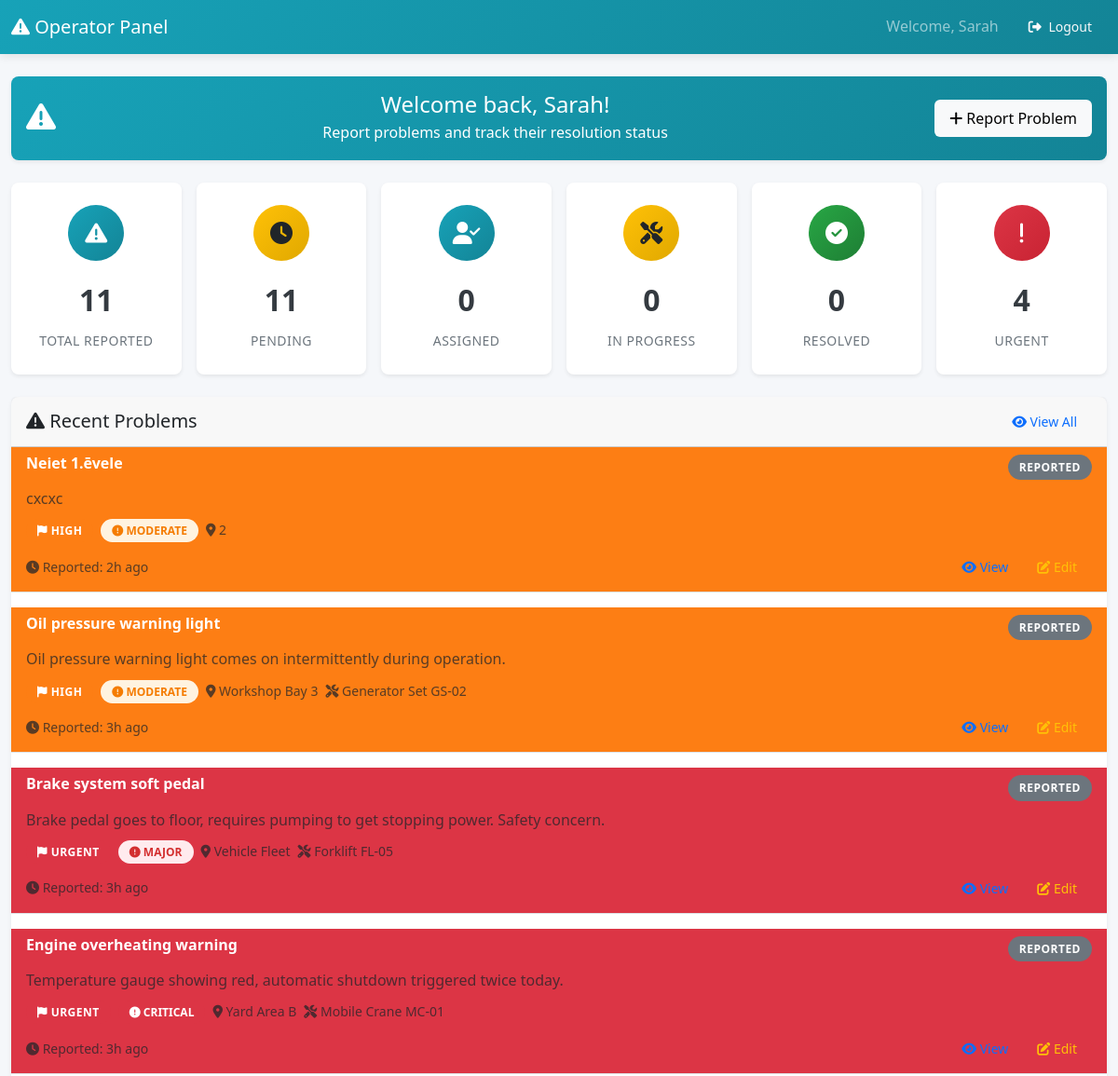
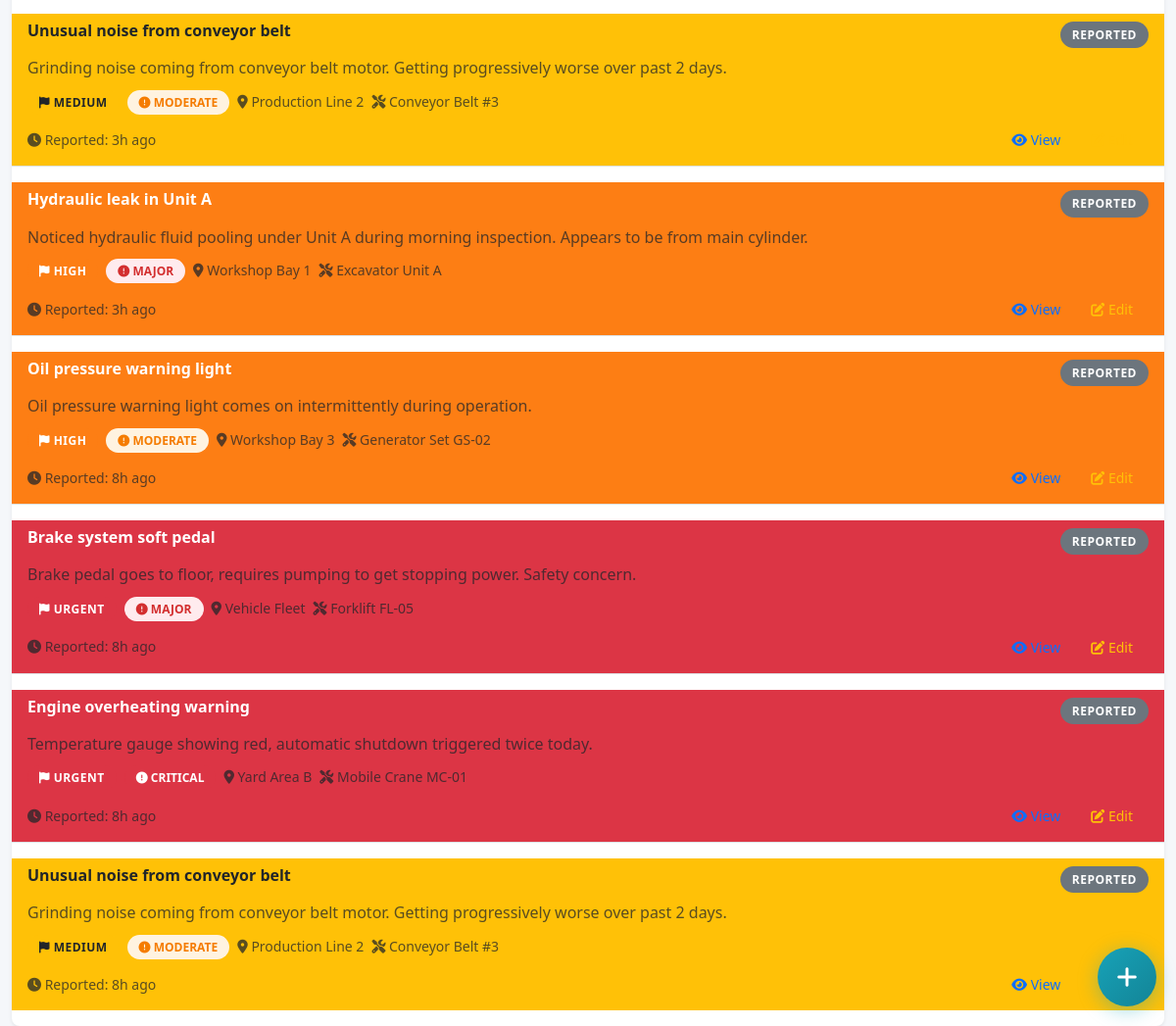
Page /operator/dashboard.php (signed in) on the committed database (2 pictures, top to bottom).
### tables this page shows
CREATE TABLE `users` (
  `id` int(11) NOT NULL AUTO_INCREMENT,
  `username` varchar(50) NOT NULL,
  `email` varchar(100) NOT NULL,
  `password` varchar(255) NOT NULL,
  `first_name` varchar(50) NOT NULL,
  `last_name` varchar(50) NOT NULL,
  `role` enum('admin','manager','mechanic','operator') NOT NULL DEFAULT 'mechanic',
  `phone` varchar(20) DEFAULT NULL,
  `department` varchar(100) DEFAULT NULL,
  `is_active` tinyint(1) NOT NULL DEFAULT 1,
  `last_login` timestamp NULL DEFAULT NULL,
  `created_at` timestamp NOT NULL DEFAULT current_timestamp(),
  `updated_at` timestamp NOT NULL DEFAULT current_timestamp() ON UPDATE current_timestamp(),
  `profile_image` varchar(255) DEFAULT NULL,
  `preferences` longtext DEFAULT NULL CHECK (json_valid(`preferences`)),
  PRIMARY KEY (`id`),
  UNIQUE KEY `username` (`username`),
  UNIQUE KEY `email` (`email`),
  KEY `idx_role` (`role`),
  KEY `idx_email` (`email`),
  KEY `idx_active` (`is_active`)
);

CREATE TABLE `problems` (
  `id` int(11) NOT NULL AUTO_INCREMENT,
  `title` varchar(200) NOT NULL,
  `description` text DEFAULT NULL,
  `priority` enum('low','medium','high','urgent') NOT NULL DEFAULT 'medium',
  `status` enum('reported','assigned','in_progress','resolved','closed') NOT NULL DEFAULT 'reported',
  `category` varchar(100) DEFAULT NULL,
  `location` varchar(200) DEFAULT NULL,
  `equipment` varchar(200) DEFAULT NULL,
  `reported_by` int(11) NOT NULL,
  `assigned_to` int(11) DEFAULT NULL,
  `assigned_by` int(11) DEFAULT NULL,
  `task_id` int(11) DEFAULT NULL,
  `severity` enum('minor','moderate','major','critical') NOT NULL DEFAULT 'moderate',
  `impact` enum('low','medium','high','critical') NOT NULL DEFAULT 'medium',
  `urgency` enum('low','medium','high','urgent') NOT NULL DEFAULT 'medium',
  `attachments` longtext DEFAULT NULL CHECK (json_valid(`attachments`)),
  `estimated_resolution_time` int(11) DEFAULT NULL COMMENT 'in hours',
  `actual_resolution_time` int(11) DEFAULT NULL COMMENT 'in hours',
  `resolution_notes` text DEFAULT NULL,
  `created_at` timestamp NOT NULL DEFAULT current_timestamp(),
  `updated_at` timestamp NOT NULL DEFAULT current_timestamp() ON UPDATE current_timestamp(),
  `resolved_at` timestamp NULL DEFAULT NULL,
  `sla_deadline` timestamp NULL DEFAULT NULL,
  `estimated_completion` timestamp NULL DEFAULT NULL,
  `actual_completion` timestamp NULL DEFAULT NULL,
  PRIMARY KEY (`id`),
  KEY `assigned_by` (`assigned_by`),
  KEY `task_id` (`task_id`),
  KEY `idx_status` (`status`),
  KEY `idx_priority` (`priority`),
  KEY `idx_reported_by` (`reported_by`),
  KEY `idx_assigned_to` (`assigned_to`),
  KEY `idx_created_at` (`created_at`),
  KEY `idx_status_priority` (`status`,`priority`),
  KEY `idx_problems_status_priority` (`status`,`priority`),
  KEY `idx_problems_reported_by_status` (`reported_by`,`status`),
  KEY `idx_problems_assigned_to_status` (`assigned_to`,`status`),
  CONSTRAINT `problems_ibfk_1` FOREIGN KEY (`reported_by`) REFERENCES `users` (`id`) ON DELETE CASCADE,
  CONSTRAINT `problems_ibfk_2` FOREIGN KEY (`assigned_to`) REFERENCES `users` (`id`) ON DELETE SET NULL,
  CONSTRAINT `problems_ibfk_3` FOREIGN KEY (`assigned_by`) REFERENCES `users` (`id`) ON DELETE SET NULL,
  CONSTRAINT `problems_ibfk_4` FOREIGN KEY (`task_id`) REFERENCES `tasks` (`id`) ON DELETE SET NULL
);

### operator/dashboard.php (the view, shortened to what the rows shown need)
<?php
require_once '../config/config.php';
$db = Database::getInstance();
$user_id = $_SESSION['user_id'];
$is_mobile = isMobile();
$user = $db->fetch("SELECT * FROM users WHERE id = ?", [$user_id]);
$recent_problems = $db->fetchAll(
    "SELECT p.*,
            ua.first_name as assigned_to_name, ua.last_name as assigned_to_lastname,
            t.id as task_id, t.status as task_status
     FROM problems p
     LEFT JOIN users ua ON p.assigned_to = ua.id
     LEFT JOIN tasks t ON p.task_id = t.id
     WHERE p.reported_by = ?
     ORDER BY p.created_at DESC
     LIMIT 10",
    [$user_id]
);
?>
<!DOCTYPE html>
<html lang="en">
<head>
    <link href="https://cdnjs.cloudflare.com/ajax/libs/bootstrap/5.3.0/css/bootstrap.min.css" rel="stylesheet">
    <link href="https://cdnjs.cloudflare.com/ajax/libs/font-awesome/6.4.0/css/all.min.css" rel="stylesheet">
    <link href="../css/style.css" rel="stylesheet">
</head>
<body class="<?php echo $is_mobile ? 'mobile-device' : ''; ?>">
    <nav class="navbar navbar-dark">
        <div class="container-fluid">
            <div class="d-flex align-items-center">
                <span class="navbar-text me-3 d-none d-md-inline">
                    Welcome, <?php echo htmlspecialchars($user['first_name']); ?>
                </span>
                <a href="../logout.php" class="btn btn-outline-light btn-sm">
                    <i class="fas fa-sign-out-alt"></i>
                    <span class="d-none d-md-inline ms-1">Logout</span>
                </a>
            </div>
        </div>
    </nav>
    <div class="container-fluid mt-4 <?php echo $is_mobile ? 'mobile-padding' : ''; ?>">
        <div class="row mb-4">
            <div class="col-12">
                <div class="card welcome-card">
                    <div class="card-body text-center">
                        <div class="row align-items-center">
                            <div class="col">
                                <h4 class="mb-1">
                                    Welcome back, <?php echo htmlspecialchars($user['first_name']); ?>!
                                </h4>
                                <p class="mb-0 opacity-90">
                                    Report problems and track their resolution status
                                </p>
                            </div>
                        </div>
                    </div>
                </div>
            </div>
        </div>
        <div class="row">
            <div class="col-12">
                <div class="card">
                    <div class="card-body p-0">
                        <?php if (empty($recent_problems)): ?>
                        <div class="empty-state">
                            <div class="empty-state-icon">
                                <i class="fas fa-exclamation-triangle"></i>
                            </div>
                            <h5>No Problems Reported Yet</h5>
                            <p>You haven't reported any problems yet.<br>Use the button below to report your first problem.</p>
                            <button class="btn btn-operator" onclick="showReportProblemModal()">
                                <i class="fas fa-plus"></i> Report First Problem
                            </button>
                        </div>
                        <?php else: ?>
                        <div class="list-group list-group-flush">
                            <?php foreach ($recent_problems as $problem): ?>
                            <div class="list-group-item problem-card priority-<?php echo $problem['priority']; ?>" id="problem-<?php echo $problem['id']; ?>">
                                <div class="d-flex justify-content-between align-items-start mb-2">
                                    <h6 class="mb-1 fw-bold">
                                        <?php echo htmlspecialchars($problem['title']); ?>
                                    </h6>
                                    <span class="status-badge status-<?php echo $problem['status']; ?>">
                                        <?php echo ucfirst(str_replace('_', ' ', $problem['status'])); ?>
                                    </span>
                                </div>
                                <?php if ($problem['description']): ?>
                                <p class="mb-2 text-muted">
                                    <?php echo htmlspecialchars(substr($problem['description'], 0, 120)); ?>
                                </p>
                                <?php endif; ?>
                                <div class="row g-2 mb-2">
                                    <div class="col-auto">
                                        <span class="priority-badge priority-<?php echo $problem['priority']; ?>">
                                            <i class="fas fa-flag"></i> <?php echo ucfirst($problem['priority']); ?>
                                        </span>
                                    </div>
                                    <div class="col-auto">
                                        <span class="severity-badge severity-<?php echo $problem['severity']; ?>">
                                            <i class="fas fa-exclamation-circle"></i> <?php echo ucfirst($problem['severity']); ?>
                                        </span>
                                    </div>
                                    <?php if ($problem['location']): ?>
                                    <div class="col-auto">
                                        <small class="text-muted">
                                            <i class="fas fa-map-marker-alt"></i>
                                            <?php echo htmlspecialchars($problem['location']); ?>
                                        </small>
                                    </div>
                                    <?php endif; ?>
                                    <?php if ($problem['equipment']): ?>
                                    <div class="col-auto">
                                        <small class="text-muted">
                                            <i class="fas fa-tools"></i>
                                            <?php echo htmlspecialchars($problem['equipment']); ?>
                                        </small>
                                    </div>
                                    <?php endif; ?>
                                </div>
                                <div class="d-flex justify-content-between align-items-center">
                                    <div class="text-muted">
                                        <small>
                                            <i class="fas fa-clock"></i>
                                            Reported: <?php echo timeAgo($problem['created_at']); ?>
                                        </small>
                                    </div>
                                    <div class="btn-group btn-group-sm">
                                        <a href="problems.php?problem_id=<?php echo $problem['id']; ?>" class="btn btn-outline-primary">
                                            <i class="fas fa-eye"></i> View
                                        </a>
                                        <?php if ($problem['status'] === 'reported'): ?>
                                        <button class="btn btn-outline-warning" onclick="editProblem(<?php echo $problem['id']; ?>)">
                                            <i class="fas fa-edit"></i> Edit
                                        </button>
                                        <?php endif; ?>
                                    </div>
                                </div>
                            </div>
                            <?php endforeach; ?>
                        </div>
                        <?php endif; ?>
                    </div>
                </div>
            </div>
        </div>
    </div>
</body>
</html>

### rows in the picture
users: first_name "Sarah"
problems: title "Neiet 1.ēvele", status "REPORTED", description "cxcxc", priority "HIGH", severity "MODERATE", location "2", created_at "2h ago"
problems: title "Oil pressure warning light", status "REPORTED", description "Oil pressure warning light comes on intermittently during operation.", priority "HIGH", severity "MODERATE", location "Workshop Bay 3", equipment "Generator Set GS-02", created_at "3h ago"
problems: title "Brake system soft pedal", status "REPORTED", description "Brake pedal goes to floor, requires pumping to get stopping power. Safety concern.", priority "URGENT", severity "MAJOR", location "Vehicle Fleet", equipment "Forklift FL-05", created_at "3h ago"
problems: title "Engine overheating warning", status "REPORTED", description "Temperature gauge showing red, automatic shutdown triggered twice today.", priority "URGENT", severity "CRITICAL", location "Yard Area B", equipment "Mobile Crane MC-01", created_at "3h ago"
problems: title "Unusual noise from conveyor belt", status "REPORTED", description "Grinding noise coming from conveyor belt motor. Getting progressively worse over past 2 days.", priority "MEDIUM", severity "MODERATE", location "Production Line 2", equipment "Conveyor Belt #3", created_at "3h ago"
problems: title "Hydraulic leak in Unit A", status "REPORTED", description "Noticed hydraulic fluid pooling under Unit A during morning inspection. Appears to be from main cylinder.", priority "HIGH", severity "MAJOR", location "Workshop Bay 1", equipment "Excavator Unit A", created_at "3h ago"
problems: title "Oil pressure warning light", status "REPORTED", description "Oil pressure warning light comes on intermittently during operation.", priority "HIGH", severity "MODERATE", location "Workshop Bay 3", equipment "Generator Set GS-02", created_at "8h ago"
problems: title "Brake system soft pedal", status "REPORTED", description "Brake pedal goes to floor, requires pumping to get stopping power. Safety concern.", priority "URGENT", severity "MAJOR", location "Vehicle Fleet", equipment "Forklift FL-05", created_at "8h ago"
problems: title "Engine overheating warning", status "REPORTED", description "Temperature gauge showing red, automatic shutdown triggered twice today.", priority "URGENT", severity "CRITICAL", location "Yard Area B", equipment "Mobile Crane MC-01", created_at "8h ago"
problems: title "Unusual noise from conveyor belt", status "REPORTED", description "Grinding noise coming from conveyor belt motor. Getting progressively worse over past 2 days.", priority "MEDIUM", severity "MODERATE", location "Production Line 2", equipment "Conveyor Belt #3", created_at "8h ago"

### other values in the picture
$stats['total_reported'] "11"
$stats['pending_assignment'] "11"
$stats['assigned'] "0"
$stats['in_progress'] "0"
$stats['resolved'] "0"
$stats['urgent_problems'] "4"
